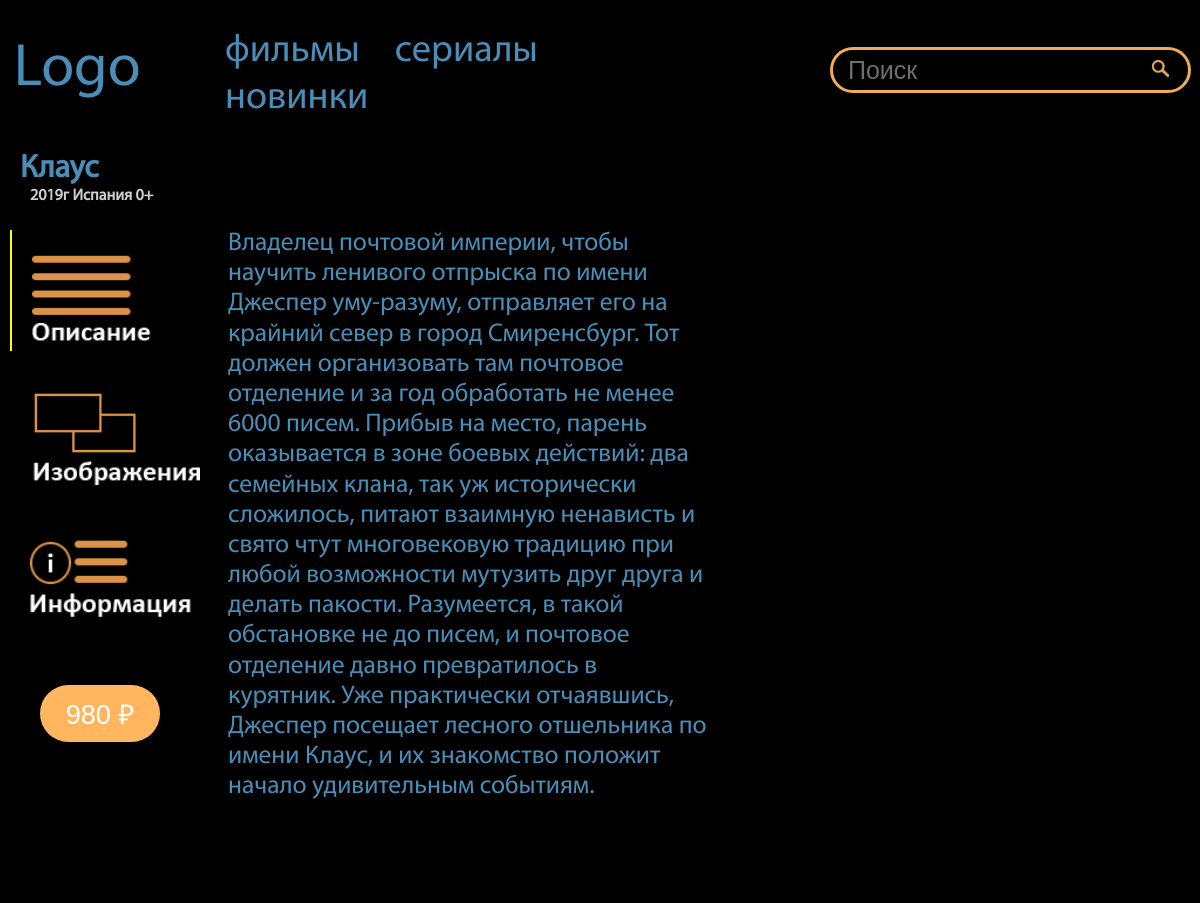
The app's page /page/index.php?id=11 with its own data.
### tables this page shows
CREATE TABLE `film` (
  `id` int NOT NULL AUTO_INCREMENT,
  `title` varchar(128) NOT NULL,
  `country_id` int NOT NULL,
  `release` int NOT NULL,
  `rate` tinyint NOT NULL,
  `discription` text NOT NULL,
  `trailer` text NOT NULL,
  `director` text NOT NULL,
  `role` text NOT NULL,
  `price` int unsigned NOT NULL,
  PRIMARY KEY (`id`),
  UNIQUE KEY `name_UNIQUE` (`title`),
  KEY `fk_country_idx` (`country_id`),
  CONSTRAINT `fk_country_id` FOREIGN KEY (`country_id`) REFERENCES `country` (`id`)
);

CREATE TABLE `country` (
  `id` int NOT NULL AUTO_INCREMENT,
  `name` varchar(45) DEFAULT NULL,
  PRIMARY KEY (`id`),
  UNIQUE KEY `name_UNIQUE` (`name`)
);

### page/index.php (the view, shortened to what this page needs)
<!DOCTYPE html>
<html lang="en" dir="ltr">
<head>
	<link rel="stylesheet" type="text/css" href="/page/page_style.css">
	<?php
	$id = $_GET['id'];
	if (is_array($id))
		$id = intval($id[0]);
	else
		$id = intval($id);
	$options = array(
						PDO::ATTR_ERRMODE            => PDO::ERRMODE_EXCEPTION,
						PDO::ATTR_DEFAULT_FETCH_MODE => PDO::FETCH_ASSOC
	  );
	try
	{
		$connection = new PDO('mysql:host=localhost;dbname=films_index;charset=utf8', 'root', 'root', $options);
	}
	catch (Exception $e)
	{
	   exit('<script type="text/javascript">alert("Подключение к базе данных не удалось, попробуйте перезагрузить страницу: ' . $e->getMessage().'");
		location.href=location.href;</script>');
	}
	$stmt = $connection->query("SELECT film.id, title, `release`, rate, discription, trailer, director, `role`, price,
		country.name as country FROM film LEFT JOIN country ON country_id = country.id WHERE film.id =".$id);
	$data = $stmt->fetchAll()[0];
	$name = $data['title'];
	$year = explode('-', ($data['release']))[0];
	$country = $data['country'];
	$rate = $data['rate'];
	$discription = $data['discription'];
	$price = $data['price'];
	?>
</head>
<body>
	<img id="poster" src="../srcs/images/<?php echo $id; ?>/poster">
	<div id="shadow"></div>
	<div id="header_wrapper">
		<div id="logo"><a href="/">Logo</a></div>
		<div id="menu">
		  	<ul>
				<li><a href="/?category=2">фильмы</a></li>
				<li><a href="/?category=3">сериалы</a></li>
				<li><a href="/?category=1">новинки</a></li>
			</ul>
		</div>
	</div>
	<div id="name">
		<div id="title"><?php echo $name; ?></div>
		<p><?php echo $year."г ".$country." ".$rate."+"?></p>
	</div>
	<div id="navibar">
		<div><a class="navibar" type="button" onclick="selectTab( contentList[0], this)"><img src="../srcs/ico/discription.png"></a></div>
		<div><a class="navibar" type="button" onclick="selectTab( contentList[1], this)"><img src="../srcs/ico/gallery.png"></a></div>
		<div><a class="navibar" type="button" onclick="selectTab( contentList[2], this)"><img src="../srcs/ico/info.png"></a></div>
		<div id="price"><button id="price_button" onclick="addToCart(<?php echo $id; ?>)"><?php echo $price; ?> ₽</button></div>
	</div>
	<br>
	<div class="content">
		<span style="vertical-align: middle;"><?php  echo $discription; ?></span>
	</div>
	<br>
	<br>
	<div id="search_wrapper">
	</div>
</body>
</html>

### page/page_style.css (style rules this page uses)
body { font-family: "MyriadProRegular"; color: #4a8eb8; background-color: black; margin: 0; overflow-y: hidden; }
#poster { z-index: -3; position: fixed; min-height: 100vh; min-width: 45%; width: 90vmin; object-fit: contain; right: 0px; vertical-align: middle; }
#shadow { min-width: 1000px; z-index: -2; position: fixed; height: 100% ; width: 100%; box-shadow: inset 67vw 30px 87px -44px black, inset 900px 30px 87px 0 black; }
#header_wrapper { position: fixed; display: flex; z-index: 2; height: 150px; width: 57vw; min-width: 600px; overflow: hidden; font-size: 150%; min-height: 100px; align-items: center; }
#search_wrapper { position: fixed; z-index: 2; right: 50px; top: 50px; opacity: 0.95; margin: 0 50px 0 70vw; width: 25vw; height: 40px; }
@media screen and (max-width: 1200px) { #search_wrapper { margin-left: 830px; right: auto } }
#logo { font-size: 250%; width: 150px; margin: -10px 0 0 2%; color: #4a8eb8; }
#logo a { color: #4a8eb8; }
#menu { margin: auto; }
#menu ul { flex: 3; margin-right: auto; }
#menu li { font-size: 160%; margin-left: 30px; display: inline-block; list-style-type: none; }
a { text-decoration:none; }
#menu a { color: #4a8eb8 }
#name { width: 54vw; height: 200px; position: fixed; flex-wrap: wrap-reverse; margin: 150px 0 0 20px; min-width: 750px; font-weight: bold; border-bottom: 10px solid black; background-color: black; box-shadow: 2vw 0 5px 5px black; }
#name p { color: #cfd1cd; padding-top: 0.5%; margin: -5px 0 -20px 10px; font-size: 100%; }
#title { font-size: 200%; }
#navibar { display: flex; position: fixed; flex-direction: column; margin-top: 230px; width: 200px; height: 65vh; overflow-y: auto; }
.navibar { margin-bottom:2vh; display: block; margin-left: 10px; padding: 20px 0 0 20px; }
.navibar img { object-fit: contain; width: 100%; }
#price button { background-color: #ffb65e; border:none; color: white; padding: 10px 0; border-radius: 40px; width: 100px; margin: 4vh 0 0 40px; min-width: 120px; display: block; position: relative; outline: none; font-size: 170%; }
.content { position: absolute; margin:200px 0 300px calc(200px + (40px - 1vw)); min-width: 300px; width: 40%; font-size: 160%; height: 70vh; padding: 10px 0; overflow: auto; }

### srcs/modules/search.css (style rules this page uses)
#search_button img, #reset_search, #reset_search img { height: 17px; }
#search_elem { display: flex; align-items: center; margin-left: -45px; }
#reset_search, #search_button { cursor: pointer; border: none; outline: none; background-color: rgba(0,0,0,0); }
#search_form, #search { height: inherit; width: inherit; display: flex; align-items: center; flex-wrap: nowrap; }
#search { height: 100%; }
#search_field { border-radius: 40px; height: inherit; width: inherit; background-color: rgba(0, 0, 0, 0.95); border: solid #ffb65e ; color: white; outline: none; padding: 0 40px 0 15px; font-size: 25px; }

### records on screen
film: title "Клаус", release "2019", country.name "Испания", rate "0", price "980", discription "Владелец почтовой империи, чтобы научить ленивого отпрыска по имени Джеспер уму-разуму, отправляет его на крайний север в город Смиренсбург. Тот должен организовать там почтовое отделение и за год обработать не менее 6000 писем. Прибыв на место, парень оказывается в зоне боевых действий: два семейных клана, так уж исторически сложилось, питают взаимную ненависть и свято чтут многовековую традицию при любой возможности мутузить друг друга и делать пакости. Разумеется, в такой обстановке не до писем, и почтовое отделение давно превратилось в курятник. Уже практически отчаявшись, Джеспер посещает лесного отшельника по имени Клаус, и их знакомство положит начало удивительным событиям."
